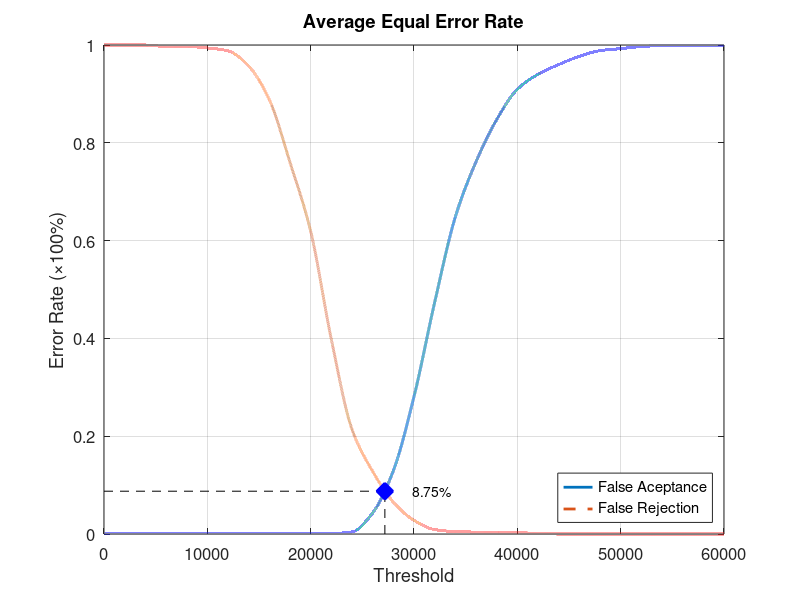
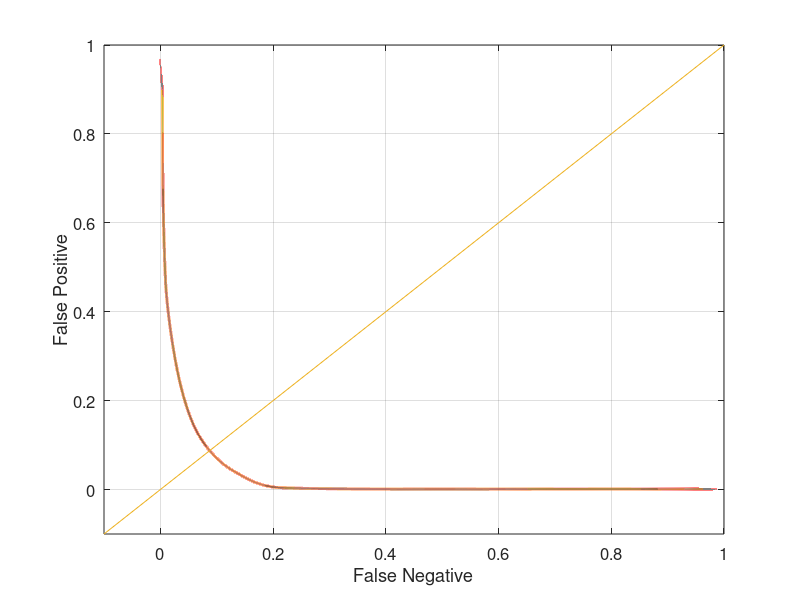

MATLAB code for these plots, in order:
function yEER = Database1Average
close all;
clear;
clc;
x = 0:2000:60000;
xq = 0:0.5:60000;

y0 = [0 0.00105263 0.00105263 0.00105263 0.00105263 0.00105263 0.00105263 0.00105263 0.00105263 0.00105263 0.00105263 0.00105263 0.00421053 0.0431579 0.129474 0.281053 0.473684 0.648421 0.761053 0.847368 0.909474 0.94 0.96 0.976842 0.988421 0.992632 0.996842 0.998947 0.998947 0.998947 1];
yy0 = interp1(x, y0, xq, 'pchip');
y1 = [1 1 1 0.997 0.997 0.994 0.988 0.957 0.888 0.76 0.619 0.398 0.214 0.128 0.065 0.028 0.009 0.005 0.004 0.004 0.003 0.001 0 0 0 0 0 0 0 0 0];
yy1 = interp1(x, y1, xq, 'pchip');

% Calculating EER: 
y2 = abs(y0 - y1);
find(y2 == min(y2))
yy2 = abs(yy0 - yy1);
xEER = find(yy2 == min(yy2));
xEERIndex = xq(xEER) % X-axis EER
yEER = yy0(xEER) % Y-axis EER

main = figure
plot(xq, yy0,'-','LineWidth', 2);	hold on
plot(xq, yy1,'--','LineWidth', 2);	hold on
plot([xEERIndex xEERIndex], [0 yEER], 'k--');	hold on
plot([0 xEERIndex], [yEER yEER], 'k--');	hold on
plot(xEERIndex, yEER, 'bx', 'LineWidth', 10);	hold on
text(xEERIndex + 10 * xEERIndex / 100, yEER, [num2str(round((10000 * yEER)) / 100) '%'])
legend('False Aceptance', 'False Rejection', 'Location', 'SouthEast')
xlabel('Threshold')
ylabel('Error Rate (\times100%)')
title('Average Equal Error Rate')
set(gca, 'FontSize', 12)
axis([0 60000 0 1])
grid on

print(main, 'Database1AverageMain', '-dpng');
FNRxFPR = figure('Color', [1 1 1]);
plot(yy1, yy0, '-', yy1, yy0, 'LineWidth', 2);
hold on
y = -0.1:0.1:1
plot(y, y); 
set(gca, 'FontSize', 12)
xlabel('False Negative')
ylabel('False Positive')
axis([-0.1 1 -0.1 1])
set(gca, 'FontSize', 12)
grid on

print(FNRxFPR, 'Database1AverageFNRxFPR','-dpng');
end
